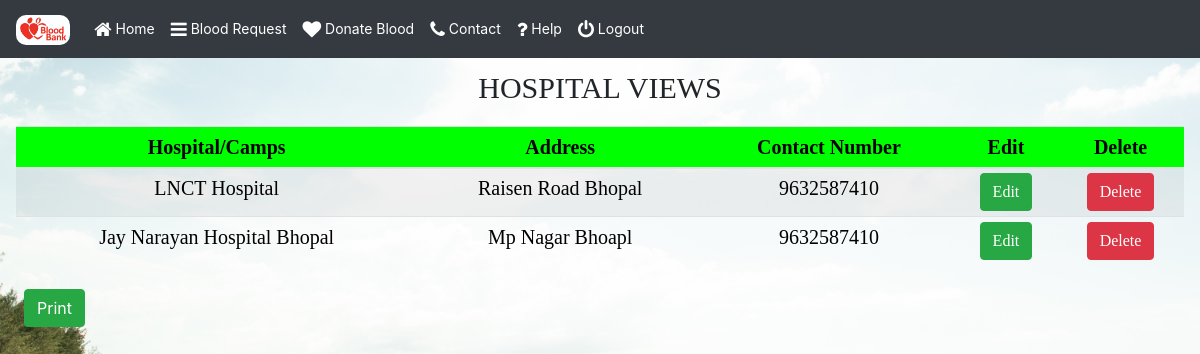
/viewhospital, run on the app's committed database.
### bloodbankapp/models.py (models this page shows, shortened)
class addhospital(models.Model):
    hospital=models.CharField(max_length=400,null=True ,blank=True)
    address=models.CharField(max_length=400,null=True ,blank=True)
    phone=models.CharField(max_length=400,null=True ,blank=True)

### bloodbankapp/views.py (the view)
# urls.py: path('viewhospital',viewhospital,name="viewhospital"),
def viewhospital(request):
    data=addhospital.objects.all()
    return render(request,'viewhospital.html',{'data':data})

### bloodbankapp/templates/viewhospital.html (shortened to what this page needs)
{% extends 'base.html' %}
{% load static %}
{% block content %}
<div class="heading" style="margin-top: 65px;">
    Hospital Views
</div>
<div class="col-md-12 pr-3 pl-3 mt-3">
    <div id="divPrint">
    <table class="table table-sm table-striped " style="text-align: center; overflow-x: scroll;" id="">
        <thead>
            <tr>
            <th scope="col">Hospital/Camps</th>
            <th scope="col">Address</th>
            <th scope="col">Contact Number</th>
            <th scope="col">Edit</th>
            <th scope="col">Delete</th>
            </tr>
        </thead>
        <tbody>
            {% for i in data %}
            <tr>
            <td>{{i.hospital}}</td>
            <td>{{i.address}}</td>
            <td>{{i.phone}}</td>
            <td><button  class="btn btn-success" data-target="#editmodel{{ i.id }}" data-toggle="modal" value="Edit">Edit</button></td>
            <td><a href="{% url 'edit_delete_hospital' i.id 'Delete' %}"><button class="btn btn-danger">Delete</button></a></td>
            </tr>
            {% endfor %}
        </tbody>
    </table>
</div>
    <button class="btn btn-success w-30 mt-2 ml-2" onclick="CallPrint('divPrint');"> Print</button>
</div>
{% endblock %}

### bloodbankapp/static/style.css (style rules this page uses)
* { padding: 0; margin: 0; }
body { width: 100%; height: 100%; background: url("bg.jpg") no-repeat; background-position: center; background-size: cover; }
.heading { margin-top: 10px; text-align: center; font-family: 'Times New Roman', Times, serif; font-size: 30px; text-transform: uppercase; }
table { font-size: 20px; }
th { font-family: 'Times New Roman', Times, serif; background: lime; }
tr { color: black; }
td { font-family: 'Times New Roman', Times, serif; }

### data on the page
addhospital: hospital "LNCT Hospital", address "Raisen Road Bhopal", phone "9632587410"
addhospital: hospital "Jay Narayan Hospital Bhopal", address "Mp Nagar Bhoapl", phone "9632587410"
